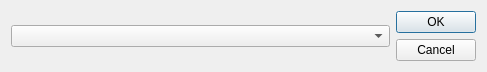
<?xml version="1.0" encoding="UTF-8"?>
<ui version="4.0">
 <class>EnergyPointEntry</class>
 <widget class="QDialog" name="EnergyPointEntry">
  <property name="geometry">
   <rect>
    <x>0</x>
    <y>0</y>
    <width>487</width>
    <height>70</height>
   </rect>
  </property>
  <property name="windowTitle">
   <string>Dialog</string>
  </property>
  <layout class="QHBoxLayout" name="horizontalLayout">
   <item>
    <widget class="QComboBox" name="comboBox"/>
   </item>
   <item>
    <widget class="QDialogButtonBox" name="buttonBox">
     <property name="orientation">
      <enum>Qt::Vertical</enum>
     </property>
     <property name="standardButtons">
      <set>QDialogButtonBox::Cancel|QDialogButtonBox::Ok</set>
     </property>
    </widget>
   </item>
  </layout>
 </widget>
 <resources/>
 <connections>
  <connection>
   <sender>buttonBox</sender>
   <signal>accepted()</signal>
   <receiver>EnergyPointEntry</receiver>
   <slot>accept()</slot>
   <hints>
    <hint type="sourcelabel">
     <x>248</x>
     <y>254</y>
    </hint>
    <hint type="destinationlabel">
     <x>157</x>
     <y>274</y>
    </hint>
   </hints>
  </connection>
  <connection>
   <sender>buttonBox</sender>
   <signal>rejected()</signal>
   <receiver>EnergyPointEntry</receiver>
   <slot>reject()</slot>
   <hints>
    <hint type="sourcelabel">
     <x>316</x>
     <y>260</y>
    </hint>
    <hint type="destinationlabel">
     <x>286</x>
     <y>274</y>
    </hint>
   </hints>
  </connection>
 </connections>
</ui>
